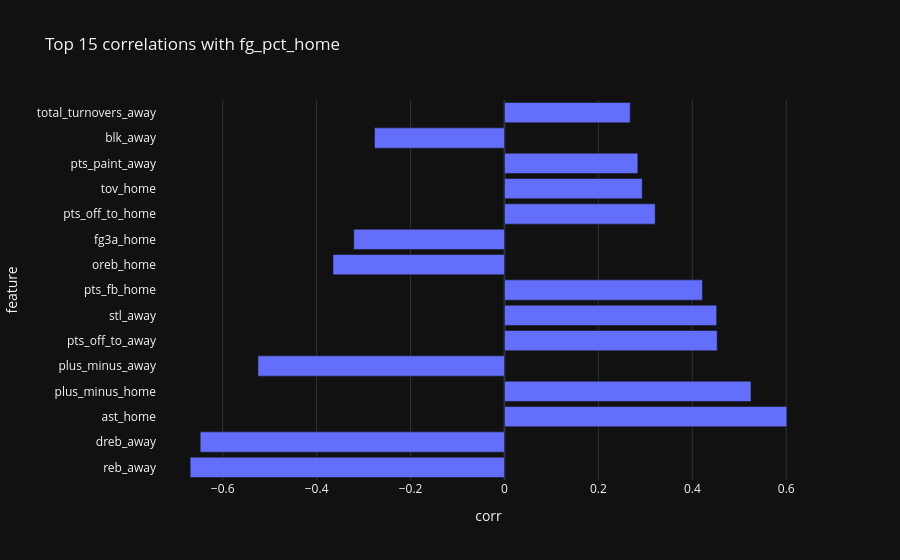

The notebook cell this image was saved under:
### Code cell
target = "fg_pct_home"


corr_with_target = (
    gsw_home.corr(numeric_only=True)[target]
    .drop(target)
    .sort_values(key=lambda s: s.abs(), ascending=False)
)

top_n = 15
corr_top = corr_with_target.head(top_n).reset_index()
corr_top.columns = ["feature", "corr"]

fig = px.bar(
    corr_top,
    x="corr",
    y="feature",
    orientation="h",
    title=f"Top {top_n} correlations with {target}",
)
fig.update_layout(template="plotly_dark")
fig.show()

### Figure 1 — Plotly figure (JSON) as saved in the notebook; plotly's stock layout.template omitted (floating-point values rounded to 4 significant figures)
{"data": [{"hovertemplate": "corr=%{x}<br>feature=%{y}<extra></extra>", "legendgroup": "", "marker": {"color": "#636efa", "pattern": {"shape": ""}}, "name": "", "orientation": "h", "showlegend": false, "textposition": "auto", "type": "bar", "x": [-0.6694, -0.648, 0.6013, 0.525, -0.525, 0.453, 0.4518, 0.4215, -0.3653, -0.3211, 0.3209, 0.2934, 0.284, -0.2769, 0.2677], "xaxis": "x", "y": ["reb_away", "dreb_away", "ast_home", "plus_minus_home", "plus_minus_away", "pts_off_to_away", "stl_away", "pts_fb_home", "oreb_home", "fg3a_home", "pts_off_to_home", "tov_home", "pts_paint_away", "blk_away", "total_turnovers_away"], "yaxis": "y"}], "layout": {"barmode": "relative", "legend": {"tracegroupgap": 0}, "title": {"text": "Top 15 correlations with fg_pct_home"}, "xaxis": {"anchor": "y", "domain": [0, 1], "title": {"text": "corr"}}, "yaxis": {"anchor": "x", "domain": [0, 1], "title": {"text": "feature"}}}}
